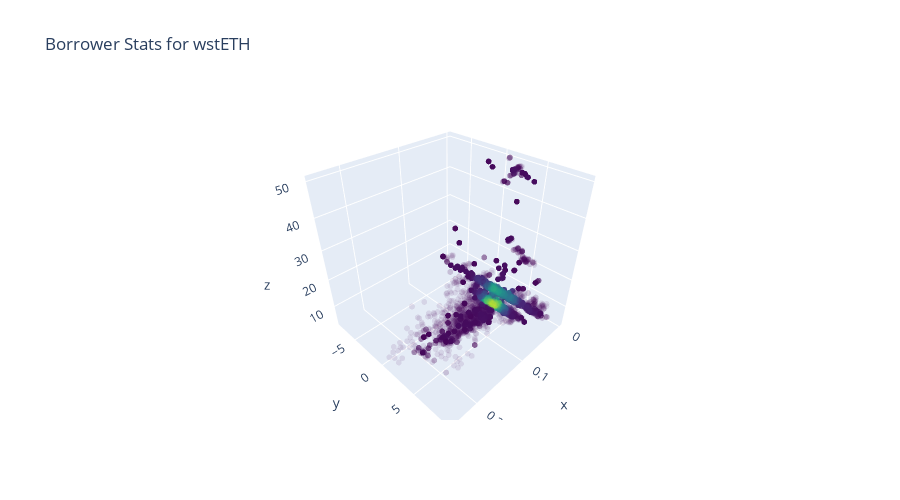

Source (notebook cell):
### Code cell
values = df[["health", "collateral_log", "n"]].values.T
kde = stats.gaussian_kde(values)
density = kde(values)
plot_borrowers_3d(*values, density)

### Figure 1 — Plotly figure (JSON) as saved in the notebook; plotly's stock layout.template omitted (floating-point values rounded to 4 significant figures; data arrays with more than 128 entries replaced by an {"elided": "..."} marker saying what was removed)
{"data": [{"marker": {"color": {"elided": "32855 float values"}, "colorscale": [[0, "#440154"], [0.1111, "#482878"], [0.2222, "#3e4989"], [0.3333, "#31688e"], [0.4444, "#26828e"], [0.5556, "#1f9e89"], [0.6667, "#35b779"], [0.7778, "#6ece58"], [0.8889, "#b5de2b"], [1, "#fde725"]], "opacity": 0.1, "size": 2}, "mode": "markers", "type": "scatter3d", "x": {"elided": "32855 float values"}, "y": {"elided": "32855 float values"}, "z": {"elided": "32855 int values"}}], "layout": {"height": 500, "showlegend": false, "title": {"text": "Borrower Stats for wstETH"}, "xaxis": {"title": {"text": "Health"}}, "yaxis": {"title": {"text": "Log Collateral"}}}}
